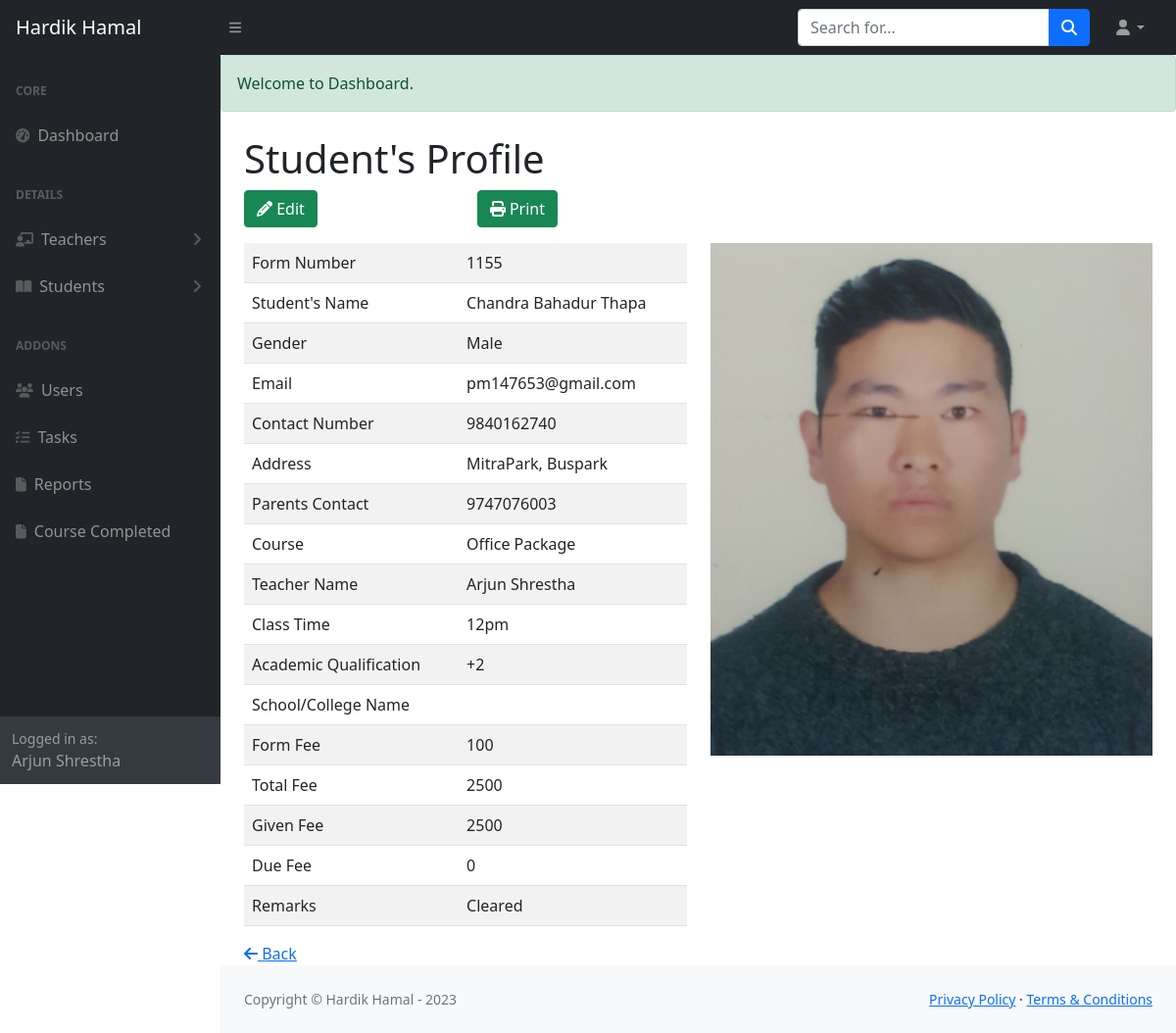
Screenshot of /admin/studentview.php?id=27 (signed in) with the database file from the repository.
### tables this page shows
CREATE TABLE `students` (
  `id` int(11) NOT NULL,
  `form` varchar(100) NOT NULL,
  `stdsname` varchar(100) NOT NULL,
  `sex` enum('male','female') DEFAULT 'male',
  `contactnum` varchar(50) NOT NULL,
  `address` varchar(100) NOT NULL,
  `email` varchar(100) DEFAULT NULL,
  `parentcontact` varchar(100) DEFAULT NULL,
  `course` int(11) DEFAULT NULL,
  `teacherid` int(11) NOT NULL,
  `classtime` enum('5am','6am','7am','8am','9am','10am','11am','12pm','1pm','2pm','3pm','4pm','5pm','6pm','7pm','8pm') DEFAULT NULL,
  `acaqua` varchar(100) DEFAULT NULL,
  `schname` varchar(100) DEFAULT NULL,
  `formfee` varchar(100) NOT NULL,
  `totalfee` varchar(100) DEFAULT NULL,
  `givenfee` varchar(100) DEFAULT NULL,
  `dateofadmission` varchar(100) DEFAULT NULL,
  `dateofending` varchar(100) DEFAULT NULL,
  `img` varchar(100) NOT NULL,
  `created_at` datetime DEFAULT current_timestamp(),
  `updated_at` datetime DEFAULT NULL ON UPDATE current_timestamp()
);

CREATE TABLE `subjects` (
  `id` int(11) NOT NULL,
  `subname` varchar(100) NOT NULL,
  `depart` int(11) DEFAULT NULL,
  `teachername` int(11) DEFAULT NULL,
  `coursedu` varchar(50) NOT NULL,
  `fee` varchar(50) NOT NULL,
  `units` enum('course','months','','') NOT NULL,
  `created_at` datetime DEFAULT current_timestamp(),
  `updated_at` datetime DEFAULT NULL ON UPDATE current_timestamp()
);

CREATE TABLE `teachers` (
  `id` int(11) NOT NULL,
  `teachername` varchar(100) NOT NULL,
  `sub` varchar(100) NOT NULL,
  `email` varchar(100) NOT NULL,
  `contact` varchar(10) NOT NULL,
  `college` varchar(100) NOT NULL,
  `img` varchar(100) NOT NULL,
  `created_at` datetime DEFAULT current_timestamp(),
  `updated_at` datetime DEFAULT NULL ON UPDATE current_timestamp()
);

### admin/studentview.php (the view, shortened to what this page needs)
<?php
    require_once 'inc/header.php';
    require_once 'inc/topbar.php';
    require_once 'inc/sidebar.php';
?>
            <div id="layoutSidenav_content">
                <main>
                <?php echo flash();
                    if(isset($_GET,$_GET['id']) && !empty($_GET)){
                        $id = $_GET['id'];
                        $sql = "SELECT * FROM students WHERE id = '$id'";
                        $result = mysqli_query($conn,$sql);
                        $rows = mysqli_fetch_assoc($result);
                        $id1 = $rows['course'];
                        $sql1 = "SELECT * FROM subjects WHERE id = '$id1'";
                        $result1 = mysqli_query($conn,$sql1);
                        $rows1 = mysqli_fetch_assoc($result1);
                        $id2 = $rows['teacherid'];
                        $sql2 = "SELECT * FROM teachers WHERE id = '$id2'";
                        $result2 = mysqli_query($conn,$sql2);
                        $rows2 = mysqli_fetch_assoc($result2);
                    }
                ?>
                    <div class="container-fluid px-4">
                        <h1 class="mt-4">Student's Profile</h1>
                        <div class="row">
                            <div class="col-md-3 mb-3">
                                <a href="stdupdate.php?id=<?php echo $rows['id'] ?>" class="btn btn-success"><i class="fa fa-pencil"></i> Edit</a>
                            </div>
                            <?php
                                if(isset($rows['givenfee']) && $rows['givenfee'] == $rows['totalfee']){
                                    ?>
                                        <div class="col-md-3 mb-3">
                                            <a href="stdprint.php?id=<?php echo $rows['id'] ?>" class="btn btn-success"><i class="fa fa-print"></i> Print</a>
                                        </div>
                                    <?php
                                }
                            ?>
                            <div class="col-md-6">
                                <table class="table table-striped">
                                    <tr>
                                        <td>Form Number</td>
                                        <td><?php echo $rows['form'] ?></td>
                                    </tr>
                                    <tr>
                                        <td>Student's Name</td>
                                        <td><?php echo $rows['stdsname'] ?></td>
                                    </tr>
                                    <tr>
                                        <td>Gender</td>
                                        <td><?php echo ucfirst($rows['sex']) ?></td>
                                    </tr>
                                    <tr>
                                        <td>Email</td>
                                        <td><?php echo $rows['email'] ?></td>
                                    </tr>
                                    <tr>
                                        <td>Contact Number</td>
                                        <td><?php echo $rows['contactnum'] ?></td>
                                    </tr>
                                    <tr>
                                        <td>Address</td>
                                        <td><?php echo $rows['address'] ?></td>
                                    </tr>
                                    <tr>
                                        <td>Parents Contact</td>
                                        <td><?php echo $rows['parentcontact'] ?></td>
                                    </tr>
                                    <tr>
                                        <td>Course</td>
                                        <td><?php echo $rows1['subname'] ?></td>
                                    </tr>
                                    <tr>
                                        <td>Teacher Name</td>
                                        <td><?php echo $rows2['teachername'] ?></td>
                                    </tr>
                                    <tr>
                                        <td>Class Time</td>
                                        <td><?php echo $rows['classtime'] ?></td>
                                    </tr>
                                    <tr>
                                        <td>Academic Qualification</td>
                                        <td><?php echo $rows['acaqua'] ?></td>
                                    </tr>
                                    <tr>
                                        <td>School/College Name</td>
                                        <td><?php echo $rows['schname'] ?></td>
                                    </tr>
                                    <tr>
                                        <td>Form Fee</td>
                                        <td><?php echo $rows['formfee'] ?></td>
                                    </tr>
                                    <tr>
                                        <td>Total Fee</td>
                                        <td><?php echo $rows['totalfee'] ?></td>
                                    </tr>
                                    <tr>
                                        <td>Given Fee</td>
                                        <td><?php echo $rows['givenfee'] ?></td>
                                    </tr>
                                    <tr>
                                        <td>Due Fee</td>
                                        <td><?php
                                            $duefee = $rows['totalfee'] - $rows['givenfee'];
                                            echo $duefee;
                                        ?></td>
                                    </tr>
                                    <tr>
                                        <td>Remarks</td>
                                        <td><?php
                                            if(isset($rows['givenfee']) && $rows['givenfee'] == $rows['totalfee']){
                                                echo 'Cleared';
                                            }else {
                                                echo 'Not Cleared';
                                            }
                                        ?></td>
                                    </tr>
                                </table>
                            </div>
                            <div class="col-md-6">
                                <img src="<?php
                                    if('uploads/student/'!='uploads/student/'.$rows['img']){
                                        echo 'uploads/student/'.$rows['img'];
                                    }else {
                                        echo 'assets/img/logo.jpg';
                                    }
                                ?>" class="img-fluid" alt="">
                            </div>
                        </div>
                        <a href="student.php"><i class="fa fa-arrow-left"></i> Back</a>
                    </div>
                </main>
<?php
    require_once 'inc/footer.php';
?>

### rows the page displays
students: form "1155", stdsname "Chandra Bahadur Thapa", sex "Male", email "pm147653@gmail.com", contactnum "9840162740", address "MitraPark, Buspark", parentcontact "9747076003", classtime "12pm", acaqua "+2", formfee "100", totalfee "2500", givenfee "2500", duefee "0", img (picture)
subjects: subname "Office Package"
teachers: teachername "Arjun Shrestha"

### other values shown
$_SESSION['fname'] "Arjun Shrestha"
$_SESSION['success'] "Welcome to Dashboard."
